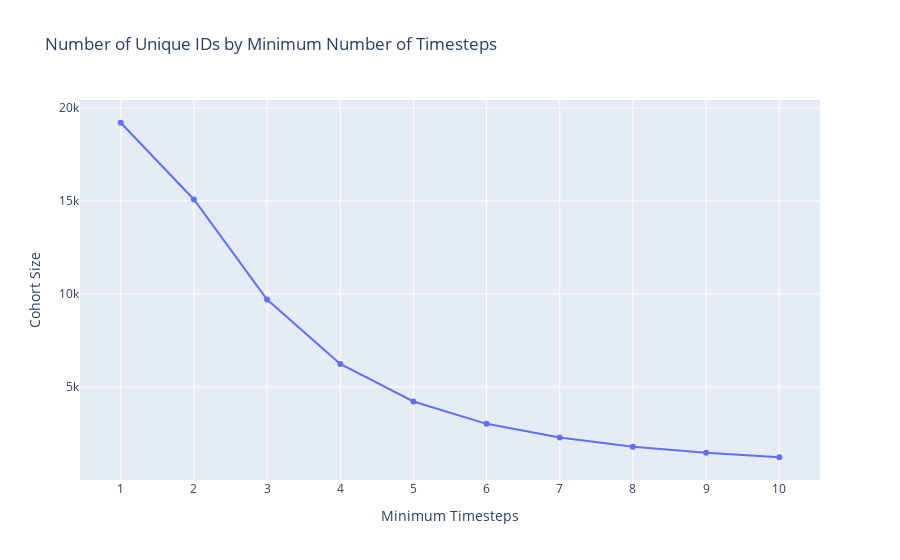

The notebook cell this image was saved under:
### Code cell
thresholds = range(1, 11)
counts = []

for threshold in thresholds:
    filtered_id_counts = dynamic['id'].value_counts()[dynamic['id'].value_counts() >= threshold]
    counts.append(len(filtered_id_counts))

fig = go.Figure()

fig.add_trace(go.Scatter(x=list(thresholds), y=counts, mode='lines+markers'))

fig.update_layout(
    title='Number of Unique IDs by Minimum Number of Timesteps',
    xaxis_title='Minimum Timesteps',
    yaxis_title='Cohort Size',
    xaxis=dict(tickmode='array', tickvals=list(thresholds))
)

fig.show()

# fig.write_html('../data/figures/cohort-v-minimum-timesteps.html')

### Figure 1 — Plotly figure (JSON) as saved in the notebook; plotly's stock layout.template omitted (floating-point values rounded to 4 significant figures)
{"data": [{"mode": "lines+markers", "type": "scatter", "x": [1, 2, 3, 4, 5, 6, 7, 8, 9, 10], "y": [19200, 15078, 9696, 6238, 4223, 3021, 2285, 1789, 1463, 1226]}], "layout": {"title": {"text": "Number of Unique IDs by Minimum Number of Timesteps"}, "xaxis": {"tickmode": "array", "tickvals": [1, 2, 3, 4, 5, 6, 7, 8, 9, 10], "title": {"text": "Minimum Timesteps"}}, "yaxis": {"title": {"text": "Cohort Size"}}}}
